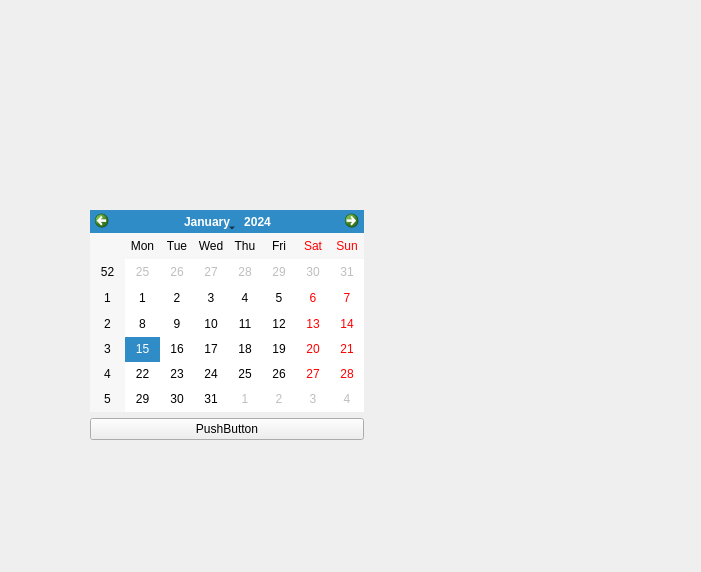
<?xml version="1.0" encoding="UTF-8"?>
<ui version="4.0">
 <class>Form</class>
 <widget class="QWidget" name="Form">
  <property name="geometry">
   <rect>
    <x>0</x>
    <y>0</y>
    <width>701</width>
    <height>572</height>
   </rect>
  </property>
  <property name="windowTitle">
   <string>Form</string>
  </property>
  <widget class="QWidget" name="widget" native="true">
   <property name="geometry">
    <rect>
     <x>90</x>
     <y>210</y>
     <width>274</width>
     <height>230</height>
    </rect>
   </property>
   <layout class="QVBoxLayout" name="verticalLayout">
    <item>
     <widget class="QCalendarWidget" name="calendarWidget"/>
    </item>
    <item>
     <widget class="QPushButton" name="pushButton">
      <property name="text">
       <string>PushButton</string>
      </property>
     </widget>
    </item>
   </layout>
  </widget>
 </widget>
 <resources/>
 <connections/>
</ui>
